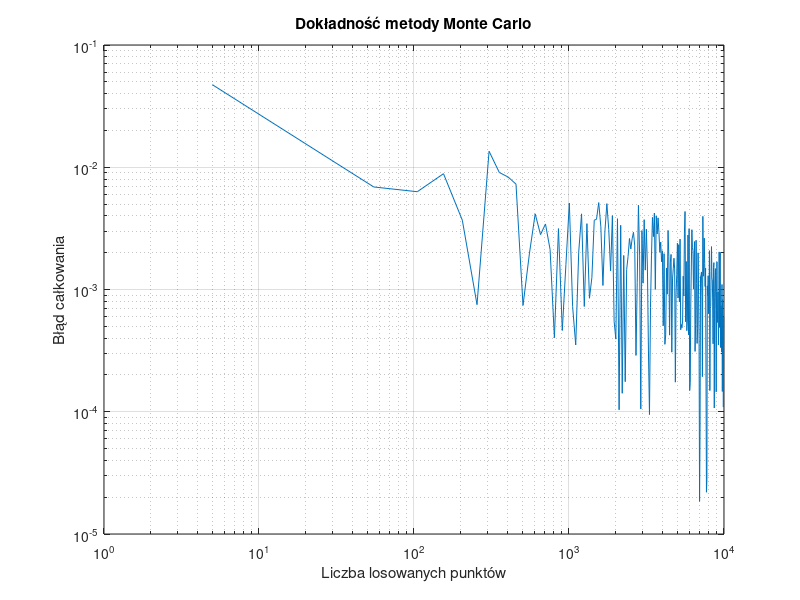

Reproduce this figure in MATLAB.
function [ft_5, yrmax, Nt, xr, yr, integration_error] = monte_carlo_accuracy_evaluation()
    % Numeryczne całkowanie metodą Monte Carlo.
    %
    % ft_5 - gęstość funkcji prawdopodobieństwa dla n=5
    %
    % yrmax - maksymalna dopuszczalna wartość współrzędnej y losowanych punktów
    %
    % Nt - wektor wierszowy zawierający liczby losowań, dla których obliczano
    %     wektor błędów całkowania integration_error.
    %
    % [xr, yr] - tablice komórkowe zawierające informacje o wylosowanych punktach.
    %     Tablice te mają rozmiar [1, length(Nt)]. W komórkach xr{1,i} oraz yr{1,i}
    %     zawarte są współrzędne x oraz y wszystkich punktów zastosowanych
    %     do obliczenia całki przy losowaniu Nt(1,i) punktów.
    %
    % integration_error - wektor wierszowy. Każdy element integration_error(1,i)
    %     zawiera błąd całkowania obliczony dla liczby losowań równej Nt(1,i).
    %     Zakładając, że obliczona wartość całki dla Nt(1,i) próbek wynosi
    %     integration_result, błąd jest definiowany jako:
    %     integration_error(1,i) = abs(integration_result - reference_value),
    %     gdzie reference_value to wartość referencyjna całki.

    reference_value = 0.0473612919396179;

    ft_5 = failure_density_function(5);
    xrmax = 5;
    yrmax = 2 * ft_5;
 

    Nt = 5:50:10^4;
    xr = cell(1, length(Nt));
    yr = cell(1, length(Nt));
    integration_error = zeros(1, length(Nt));

    for i = 1:length(Nt)
        [integral_approximation, x, y] = monte_carlo_integral(Nt(i), xrmax, yrmax);
        xr{1,i} = x;
        yr{1,i} = y;
        integration_error(1,i) = abs(integral_approximation - reference_value);
    end

    loglog(Nt, integration_error);
    xlabel('Liczba losowanych punktów');
    ylabel('Błąd całkowania');
    title('Dokładność metody Monte Carlo');
    grid on;
    saveas(gcf, 'zadanie4.png');
end


function [integral_approximation, x, y] = monte_carlo_integral(N, xmax, ymax)
    % Oblicza przybliżoną wartość całki oznaczonej z funkcji gęstości
    % prawdopodobieństwa (failure_density_function) przy użyciu
    % metody Monte Carlo.
    %
    % N – liczba losowanych punktów
    % xmax – koniec przedziału całkowania [0, xmax]
    % ymax – górna granica wartości funkcji w przedziale [0, xmax]
    %        (musi spełniać warunek ymax ≥ max(f(x)))
    % integral_approximation – przybliżona wartość całki
    % x – wektor wierszowy o długości N z wylosowanymi wartościami x z [0, xmax]
    % y – wektor wierszowy o długości N z wylosowanymi wartościami y z [0, ymax]

    x = xmax * rand(1, N);
    y = ymax * rand(1, N);
    f = failure_density_function(x);
    N1 = sum(y <= f);

    S = xmax * ymax;
    integral_approximation = S * (N1 / N);
end


function ft = failure_density_function(t)
    % Zwraca wartości funkcji gęstości prawdopodobieństwa wystąpienia awarii
    % urządzenia elektronicznego dla zadanych wartości czasu t.
    %
    % t – wektor wartości czasu (wyrażonych w latach), dla których obliczane
    %   są wartości funkcji gęstości prawdopodobieństwa.
    %
    % ft – wektor zawierający wartości funkcji gęstości prawdopodobieństwa
    %      odpowiadające kolejnym elementom wektora t.

    mu = 10;
    sigma = 3;
    ft = exp(-((t - mu).^2) ./ (2 * sigma^2)) ./ (sigma * sqrt(2 * pi));
end
